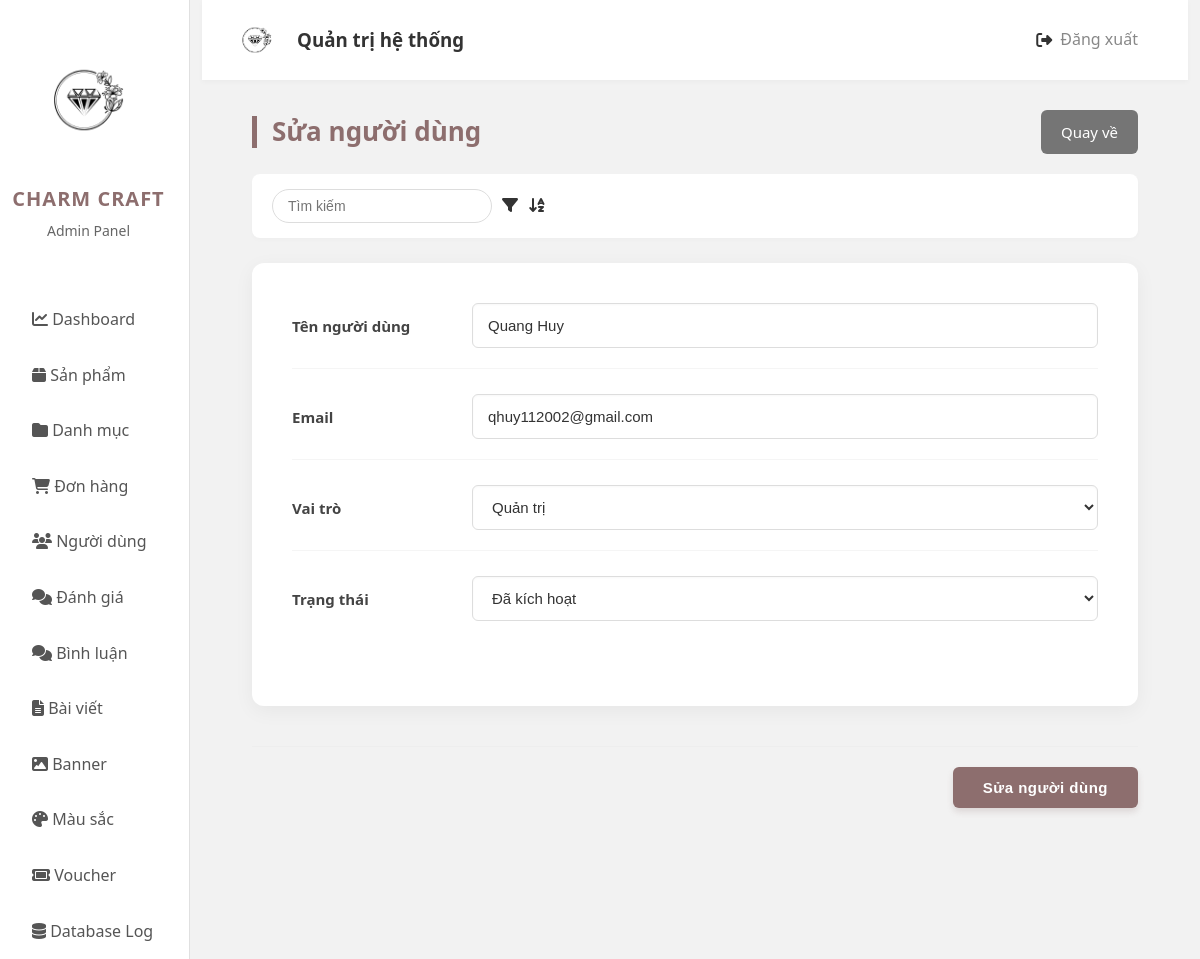
The app's page /admin/index.php?page=viewEditUser&id=12 with its own data.
### tables this page shows
CREATE TABLE `users` (
  `id` int(11) NOT NULL,
  `name` varchar(100) DEFAULT NULL,
  `phone` varchar(20) DEFAULT NULL,
  `address` varchar(255) DEFAULT NULL,
  `email` varchar(255) DEFAULT NULL,
  `password` varchar(255) DEFAULT NULL,
  `role` int(1) NOT NULL DEFAULT 0,
  `active` int(1) NOT NULL DEFAULT 0,
  `dateCreate` timestamp NOT NULL DEFAULT current_timestamp(),
  `code` varchar(64) NOT NULL
);

### app/model/database.php (called while the page is built, shortened)
<?php
class DataBase
{
    private $servername = "localhost";
    private $username = "root";
    private $password = "";
    private $dbname = "da";
    private $conn;
    public function __construct()
    {
        try {
            $this->conn = new PDO("mysql:host=$this->servername;dbname=$this->dbname", $this->username, $this->password);
            $this->conn->setAttribute(PDO::ATTR_ERRMODE, PDO::ERRMODE_EXCEPTION);
        } catch (PDOException $e) {
            echo "Connection failed: " . $e->getMessage();
        }
    }
    public function query($sql, $param = []): mixed
    {
        $this->stmt = $this->conn->prepare($sql);
        $this->stmt->execute($param);
        return $this->stmt;
    }
    public function getOne($sql, $param = []): mixed
    {
        $statement = $this->query($sql, $param);
        return $statement->fetch(PDO::FETCH_ASSOC);
    }
}

### app/model/userModel.php (called while the page is built, shortened)
<?php
class UserModel
{
    private $db;
    function __construct()
    {
        $this->db = new DataBase();
    }
    public function getUser($id)
    {
        $sql = "SELECT * FROM users WHERE id = ?";
        return $this->db->getOne($sql, [$id]);
    }
}

### admin/app/view/userEdit.php (the view, shortened to what this page needs)
<div class="main">
    <div class="main-category">
        <div class="main-danhmuc">
            <p>Sửa người dùng</p>
            <a href="index.php?page=user">Quay về</a>
        </div>
        <div class="main-header">
            <div class="right-main-header">
                <input type="text" placeholder="Tìm kiếm">
                <div class="filter"><i class="fa-solid fa-filter"></i></div>
                <div class="sort"><i class="fa-solid fa-arrow-down-a-z"></i></div>
            </div>
        </div>
    </div>
    <form action="index.php?page=editUser" method="POST">
        <div class="main-product">
            <div class="category-main-product">
                <label for="Tên danh mục">Tên người dùng</label>
                <input name="tenNguoiDung" type="text" value="<?= $userID['name'] ?>" readonly>
            </div>
            <div class="category-main-product">
                <label for="">Email</label>
                <input name="emailNguoiDung" type="text" value="<?= $userID['email'] ?>" readonly>
            </div>
            <div class="category-main-product">
                <label for="">Vai trò</label>
                <select name="role" id="">
                    <option value="1" <?= ($userID['role'] == 1) ? 'selected' : '' ?>>Quản trị</option>
                </select>
            </div>
            <div class="category-main-product">
                <label for="status">Trạng thái</label>
                <select name="activeNguoiDung" id="">
                    <option value="1" <?= ($userID['active'] == 1) ? 'selected' : '' ?>>Đã kích hoạt</option>
                </select>
            </div>
        </div>
        <div class="submit-main-product">
            <button name="submitEditUser" type="submit">Sửa người dùng</button>
        </div>
    </form>
</div>
</div>
</div>
</div>
</body>
</html>

### admin/public/css/grid.css (style rules this page uses)
* { margin: 0; padding: 0; box-sizing: border-box; }

### admin/public/css/Admin.css (style rules this page uses)
body { font-family: "Segoe UI", Tahoma, Geneva, Verdana, sans-serif; background-color: #f2f2f2; color: #333; line-height: 1.6; }
.main { margin: 30px 50px; padding-bottom: 50px; }
.main-category { display: flex; flex-direction: column; margin-bottom: 25px; }
.main-danhmuc { display: flex; justify-content: space-between; align-items: center; margin-bottom: 20px; }
.main-danhmuc p { font-size: 26px; margin: 0; color: #8d6e6e; font-weight: 700; border-left: 5px solid #8d6e6e; padding-left: 15px; line-height: 1.2; }
.main-danhmuc a { font-size: 15px; text-decoration: none; color: white; border-radius: 6px; background-color: #757575; padding: 10px 20px; transition: all 0.3s ease; display: inline-flex; align-items: center; gap: 8px; }
.main-header { background-color: #fff; padding: 15px 20px; border-radius: 8px; box-shadow: 0 2px 5px rgba(0, 0, 0, 0.02); display: flex; justify-content: space-between; align-items: center; flex-wrap: wrap; gap: 15px; }
.right-main-header { display: flex; align-items: center; gap: 10px; }
.right-main-header input[type="text"] { padding: 8px 15px; border-radius: 20px; border: 1px solid #ddd; width: 220px; outline: none; font-size: 14px; transition: 0.3s; }
.main-product { margin: 0 auto; background-color: #fff; padding: 40px; border-radius: 12px; box-shadow: 0 5px 20px rgba(0, 0, 0, 0.05); max-width: 100%; width: 100%; }
.category-main-product, .text-main-product { display: flex; align-items: center; margin-bottom: 25px; border-bottom: 1px solid #f5f5f5; padding-bottom: 20px; }
.category-main-product:last-child, .text-main-product:last-child { border-bottom: none; }
.category-main-product label, .text-main-product label { font-size: 15px; font-weight: 600; color: #444; width: 160px; min-width: 160px; margin-right: 20px; }
.category-main-product input[type="text"], .category-main-product input[type="number"], .category-main-product input[type="date"], .category-main-product select, .text-main-product textarea { flex-grow: 1; width: 100%; height: 45px; border-radius: 6px; font-size: 15px; background-color: #fff; border: 1px solid #ddd; padding: 0 15px; color: #333; transition: all 0.3s ease; box-shadow: inset 0 1px 2px rgba(0, 0, 0, 0.03); }
.submit-main-product { margin-top: 40px; padding-top: 20px; border-top: 1px solid #eee; display: flex; justify-content: flex-end; gap: 15px; }
button, .submit-main-product a button, .btn-cancel button { font-size: 15px; font-weight: 600; padding: 12px 30px; border-radius: 6px; cursor: pointer; border: none; transition: all 0.3s; display: inline-flex; align-items: center; justify-content: center; letter-spacing: 0.5px; }
button[type="submit"], .submit-main-product button[type="submit"] { background-color: #8d6e6e; color: white; box-shadow: 0 4px 6px rgba(141, 110, 110, 0.2); }

### records on screen
users: tenNguoiDung "Quang Huy", emailNguoiDung "qhuy112002@gmail.com", role "Quản trị", activeNguoiDung "Đã kích hoạt"
